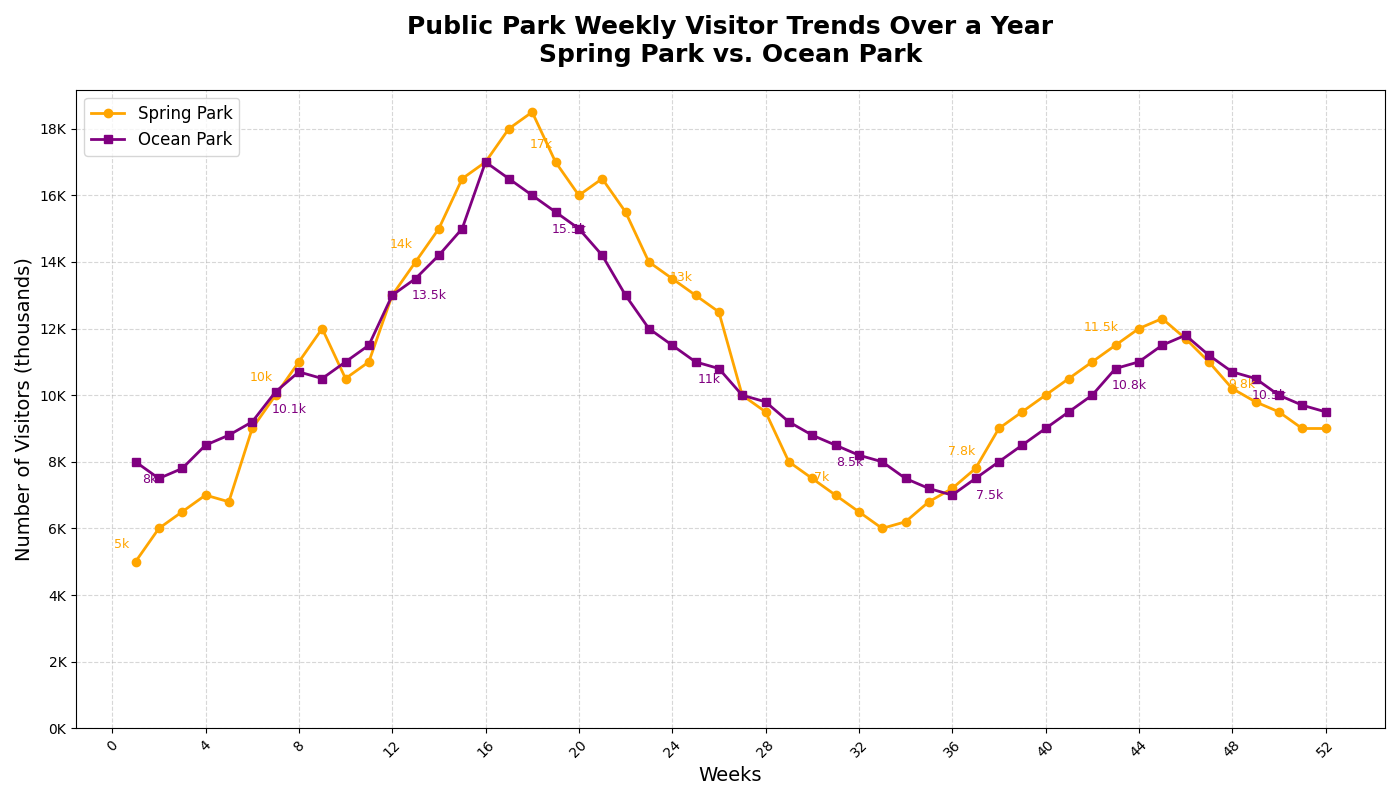

Here is the Python script that generated this plot:
import matplotlib.pyplot as plt
import numpy as np

weeks = np.arange(1, 53)

spring_park_visitors = [
    5, 6, 6.5, 7, 6.8, 9, 10, 11, 12, 10.5, 11, 13, 14, 15, 16.5,
    17, 18, 18.5, 17, 16, 16.5, 15.5, 14, 13.5, 13, 12.5, 10, 9.5,
    8, 7.5, 7, 6.5, 6, 6.2, 6.8, 7.2, 7.8, 9, 9.5, 10, 10.5, 11,
    11.5, 12, 12.3, 11.7, 11, 10.2, 9.8, 9.5, 9, 9
]

ocean_park_visitors = [
    8, 7.5, 7.8, 8.5, 8.8, 9.2, 10.1, 10.7, 10.5, 11, 11.5, 13, 13.5,
    14.2, 15, 17, 16.5, 16, 15.5, 15, 14.2, 13, 12, 11.5, 11, 10.8,
    10, 9.8, 9.2, 8.8, 8.5, 8.2, 8, 7.5, 7.2, 7, 7.5, 8, 8.5, 9,
    9.5, 10, 10.8, 11, 11.5, 11.8, 11.2, 10.7, 10.5, 10, 9.7, 9.5
]

fig, ax = plt.subplots(figsize=(14, 8))

# Changed the colors here to 'orange' for Spring Park and 'purple' for Ocean Park
ax.plot(weeks, spring_park_visitors, marker='o', color='orange', label='Spring Park', linewidth=2)
ax.plot(weeks, ocean_park_visitors, marker='s', color='purple', label='Ocean Park', linewidth=2)

ax.set_title('Public Park Weekly Visitor Trends Over a Year\nSpring Park vs. Ocean Park', fontsize=18, fontweight='bold', pad=20)
ax.set_xlabel('Weeks', fontsize=14)
ax.set_ylabel('Number of Visitors (thousands)', fontsize=14)

for i in range(0, len(weeks), 6):
    ax.annotate(f'{spring_park_visitors[i]}k', (weeks[i], spring_park_visitors[i]), textcoords="offset points", xytext=(-10,10), ha='center', fontsize=9, color='orange')
    ax.annotate(f'{ocean_park_visitors[i]}k', (weeks[i], ocean_park_visitors[i]), textcoords="offset points", xytext=(10,-15), ha='center', fontsize=9, color='purple')

ax.set_xticks(np.arange(0, 53, 4))
ax.set_xticklabels(np.arange(0, 53, 4), rotation=45)
ax.set_yticks(np.arange(0, 20, 2))
ax.set_yticklabels([f'{i}K' for i in range(0, 20, 2)])

ax.grid(True, linestyle='--', alpha=0.5)
ax.legend(loc='upper left', fontsize=12)

plt.tight_layout()
plt.show()
